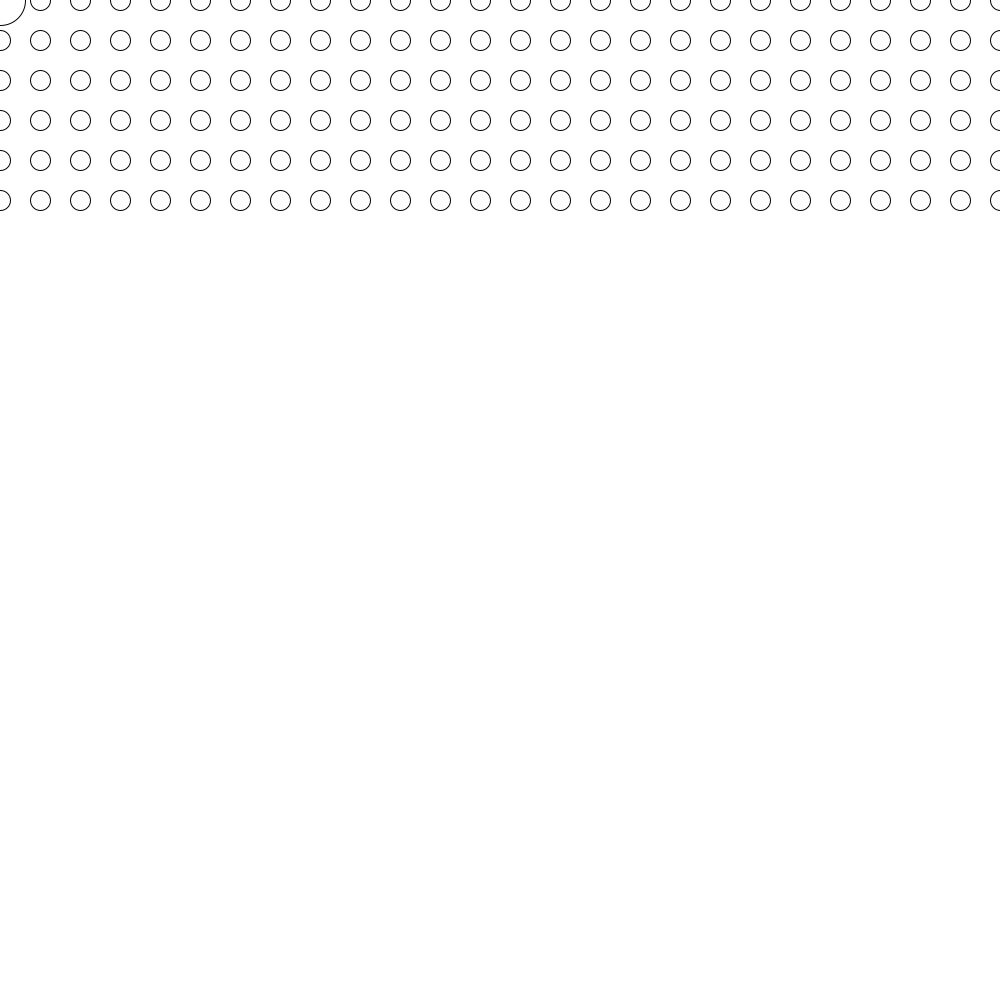
Frame 1 (no input)
Frame 60 (the mouse pressed at the canvas centre just before this capture): identical to frame 1, image omitted
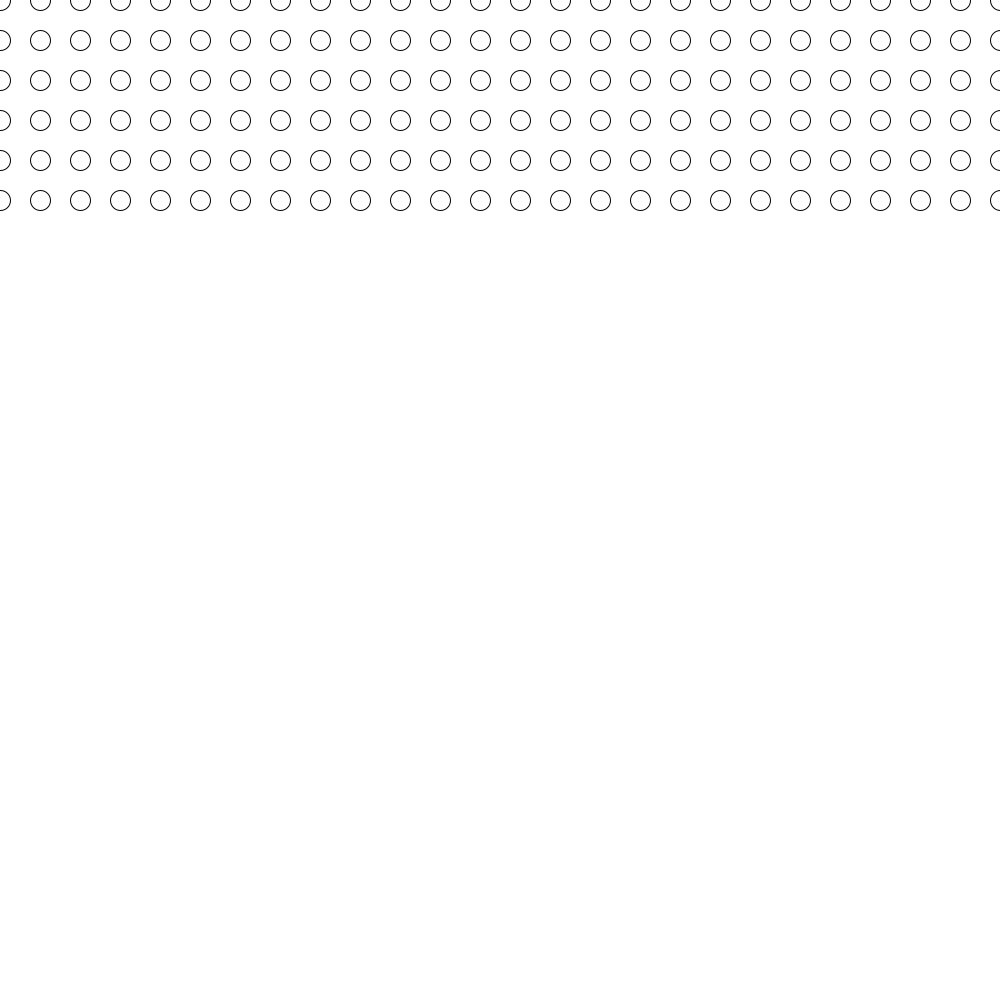
Frame 120 (the mouse held since frame 60 and released just before this capture)

The Processing sketch that drew these frames (run headless with seeded random() and noise(); from frame 60 on, the mouse is pressed at the canvas centre):

// Processing sketch: processing_162984
// ── processing_162984.pde

int size;

void setup(){
size (1000, 1000);
}

//Creating function "dot" for an ellipse (x, y, diameter) that responds to mouse pos.

void dot(float x, float y, float size){

  if(mouseX <= x-(size/2) && mouseX >= x + (size/2) && mouseY <= y - (size/2) && mouseY >= y + (size/2)){
  size=50;
}
else{size=20;}

  ellipse(x, y, size, size);
}



void draw(){
  background(255);

//array of a 100 lines
int [] lines = new int[100];
for (int i=0; i < 100; i++) {         
  lines[i] = 40*i;
}

//checking if array works
//print(lines[4]);

//creating lines of circles

for (int i=0; i<100; i++){

//each line will have several "dots" being created by the for loop.

 dot(i*40, lines[0], size); 
 dot(i*40, lines[1], size);
 dot(i*40, lines[2], size);
 dot(i*40, lines[3], size);
 dot(i*40, lines[4], size);
 dot(i*40, lines[5], size);
//etc
//now, the "x" and "y" terms of each dot will exist, right?
//so that every dot in fact has an unique "x" value and a "y" value.
//however, the "if" statement contained within the dot function doesn't seem to work.

}

}
